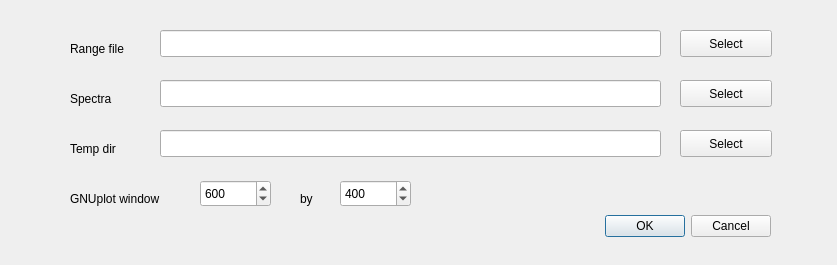
<?xml version="1.0" encoding="UTF-8"?>
<ui version="4.0">
 <class>configdlg</class>
 <widget class="QDialog" name="configdlg">
  <property name="geometry">
   <rect>
    <x>0</x>
    <y>0</y>
    <width>837</width>
    <height>265</height>
   </rect>
  </property>
  <property name="windowTitle">
   <string>Set files and directories</string>
  </property>
  <widget class="QDialogButtonBox" name="buttonBox">
   <property name="geometry">
    <rect>
     <x>570</x>
     <y>210</y>
     <width>201</width>
     <height>32</height>
    </rect>
   </property>
   <property name="orientation">
    <enum>Qt::Horizontal</enum>
   </property>
   <property name="standardButtons">
    <set>QDialogButtonBox::Cancel|QDialogButtonBox::Ok</set>
   </property>
  </widget>
  <widget class="QLabel" name="label">
   <property name="geometry">
    <rect>
     <x>70</x>
     <y>90</y>
     <width>81</width>
     <height>17</height>
    </rect>
   </property>
   <property name="text">
    <string>Spectra</string>
   </property>
  </widget>
  <widget class="QLineEdit" name="specfile">
   <property name="geometry">
    <rect>
     <x>160</x>
     <y>80</y>
     <width>501</width>
     <height>27</height>
    </rect>
   </property>
   <property name="toolTip">
    <string>This is the combined spectrum file.</string>
   </property>
  </widget>
  <widget class="QPushButton" name="selspec">
   <property name="geometry">
    <rect>
     <x>680</x>
     <y>80</y>
     <width>92</width>
     <height>27</height>
    </rect>
   </property>
   <property name="toolTip">
    <string>Click here to select the spectra file</string>
   </property>
   <property name="text">
    <string>Select</string>
   </property>
  </widget>
  <widget class="QLabel" name="label_2">
   <property name="geometry">
    <rect>
     <x>70</x>
     <y>140</y>
     <width>71</width>
     <height>17</height>
    </rect>
   </property>
   <property name="text">
    <string>Temp dir</string>
   </property>
  </widget>
  <widget class="QLineEdit" name="tempdir">
   <property name="geometry">
    <rect>
     <x>160</x>
     <y>130</y>
     <width>501</width>
     <height>27</height>
    </rect>
   </property>
   <property name="toolTip">
    <string>This is the place to put temp files in</string>
   </property>
  </widget>
  <widget class="QPushButton" name="seltemp">
   <property name="geometry">
    <rect>
     <x>680</x>
     <y>130</y>
     <width>92</width>
     <height>27</height>
    </rect>
   </property>
   <property name="toolTip">
    <string>Click here to select the temp directory</string>
   </property>
   <property name="text">
    <string>Select</string>
   </property>
  </widget>
  <widget class="QLabel" name="label_3">
   <property name="geometry">
    <rect>
     <x>70</x>
     <y>190</y>
     <width>121</width>
     <height>17</height>
    </rect>
   </property>
   <property name="text">
    <string>GNUplot window</string>
   </property>
  </widget>
  <widget class="QSpinBox" name="gpwidth">
   <property name="geometry">
    <rect>
     <x>200</x>
     <y>180</y>
     <width>71</width>
     <height>27</height>
    </rect>
   </property>
   <property name="toolTip">
    <string>This is the width of the gnuplot window</string>
   </property>
   <property name="minimum">
    <number>200</number>
   </property>
   <property name="maximum">
    <number>2000</number>
   </property>
   <property name="singleStep">
    <number>10</number>
   </property>
   <property name="value">
    <number>600</number>
   </property>
  </widget>
  <widget class="QLabel" name="label_4">
   <property name="geometry">
    <rect>
     <x>300</x>
     <y>190</y>
     <width>31</width>
     <height>17</height>
    </rect>
   </property>
   <property name="text">
    <string>by</string>
   </property>
  </widget>
  <widget class="QSpinBox" name="gpheight">
   <property name="geometry">
    <rect>
     <x>340</x>
     <y>180</y>
     <width>71</width>
     <height>27</height>
    </rect>
   </property>
   <property name="toolTip">
    <string>This is the height of the gnuplot window</string>
   </property>
   <property name="minimum">
    <number>160</number>
   </property>
   <property name="maximum">
    <number>1600</number>
   </property>
   <property name="singleStep">
    <number>10</number>
   </property>
   <property name="value">
    <number>400</number>
   </property>
  </widget>
  <widget class="QLabel" name="label_5">
   <property name="geometry">
    <rect>
     <x>70</x>
     <y>40</y>
     <width>81</width>
     <height>17</height>
    </rect>
   </property>
   <property name="text">
    <string>Range file</string>
   </property>
  </widget>
  <widget class="QLineEdit" name="rangefile">
   <property name="geometry">
    <rect>
     <x>160</x>
     <y>30</y>
     <width>501</width>
     <height>27</height>
    </rect>
   </property>
   <property name="toolTip">
    <string>This is the range file we are creating or editing.</string>
   </property>
  </widget>
  <widget class="QPushButton" name="selrange">
   <property name="geometry">
    <rect>
     <x>680</x>
     <y>30</y>
     <width>92</width>
     <height>27</height>
    </rect>
   </property>
   <property name="toolTip">
    <string>Click here to select a range file</string>
   </property>
   <property name="text">
    <string>Select</string>
   </property>
  </widget>
 </widget>
 <tabstops>
  <tabstop>rangefile</tabstop>
  <tabstop>selrange</tabstop>
  <tabstop>specfile</tabstop>
  <tabstop>selspec</tabstop>
  <tabstop>tempdir</tabstop>
  <tabstop>seltemp</tabstop>
  <tabstop>gpwidth</tabstop>
  <tabstop>gpheight</tabstop>
  <tabstop>buttonBox</tabstop>
 </tabstops>
 <resources/>
 <connections>
  <connection>
   <sender>buttonBox</sender>
   <signal>accepted()</signal>
   <receiver>configdlg</receiver>
   <slot>accept()</slot>
   <hints>
    <hint type="sourcelabel">
     <x>248</x>
     <y>254</y>
    </hint>
    <hint type="destinationlabel">
     <x>157</x>
     <y>274</y>
    </hint>
   </hints>
  </connection>
  <connection>
   <sender>buttonBox</sender>
   <signal>rejected()</signal>
   <receiver>configdlg</receiver>
   <slot>reject()</slot>
   <hints>
    <hint type="sourcelabel">
     <x>316</x>
     <y>260</y>
    </hint>
    <hint type="destinationlabel">
     <x>286</x>
     <y>274</y>
    </hint>
   </hints>
  </connection>
 </connections>
</ui>
